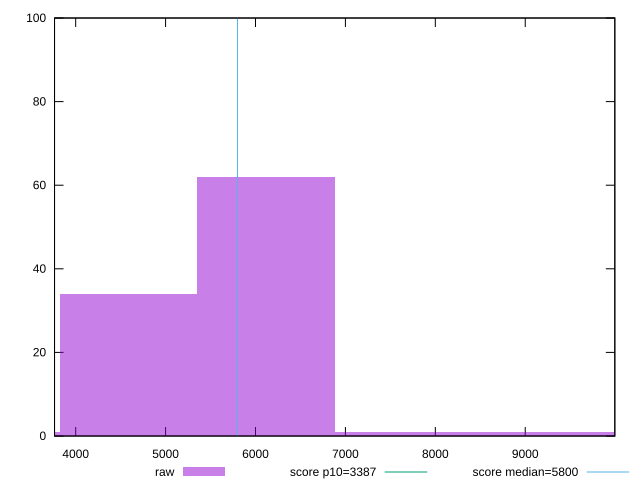

Write gnuplot code to recreate this figure.
reset

$raw <<EOF
9176.896689321144 1
10706.379470874666 1
4588.448344660572 34
6117.9311262140955 62
7647.413907767619 1
3058.9655631070477 1
EOF

set key outside below
set boxwidth 1529.4827815535239
set xrange [3764.706040252583:9996.44489854556]
set yrange [0:100]
set trange [0:100]
set style fill transparent solid 0.5 noborder

set parametric
set terminal svg size 640, 490 enhanced background rgb 'white'
set output "report_00019_2021-02-10T18-14-37.922Z//speed-index/samples/pages+cached/raw/histogram.svg"

plot $raw title "raw" with boxes, \
     3387,t title "score p10=3387", \
     5800,t title "score median=5800"

reset
